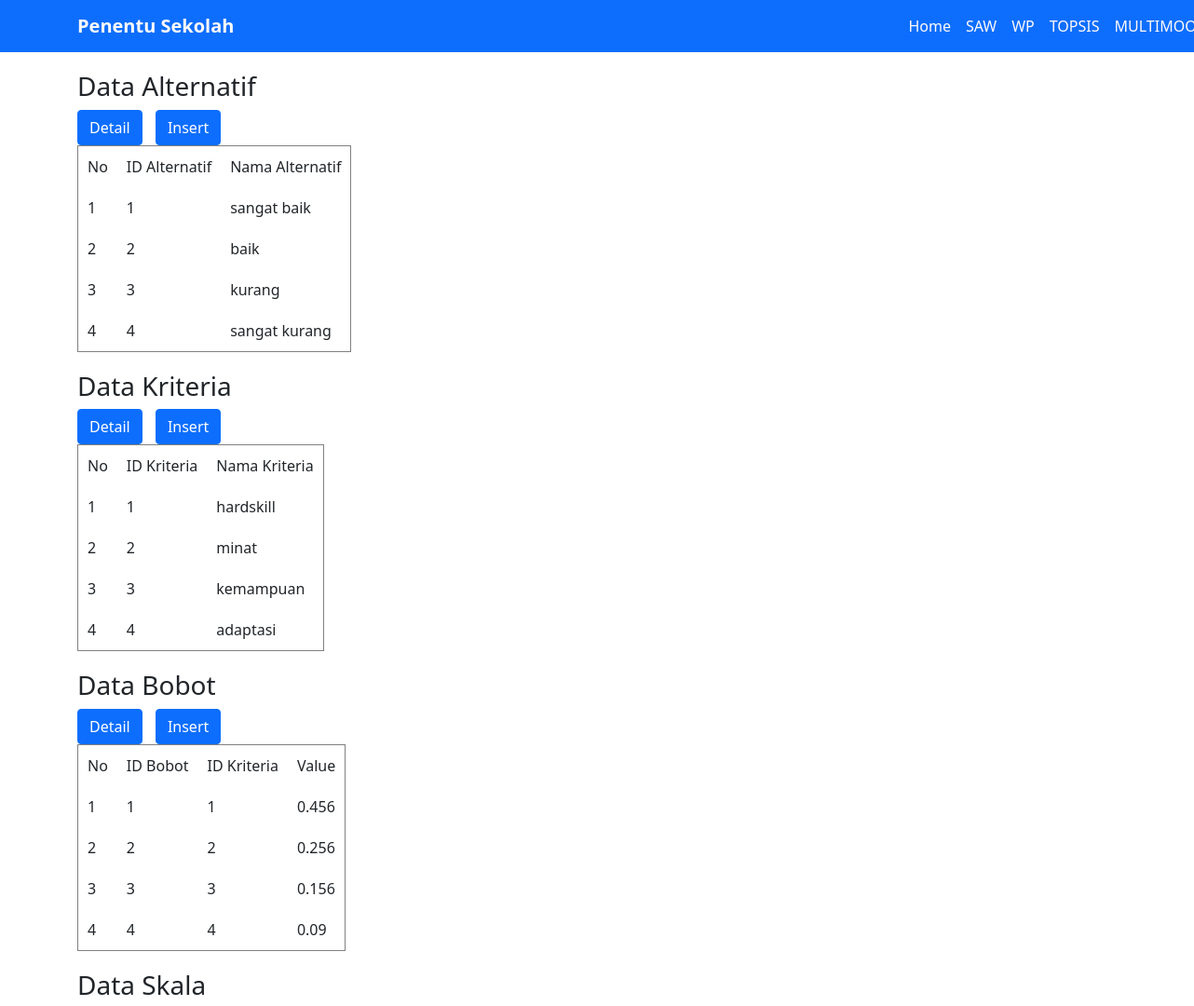
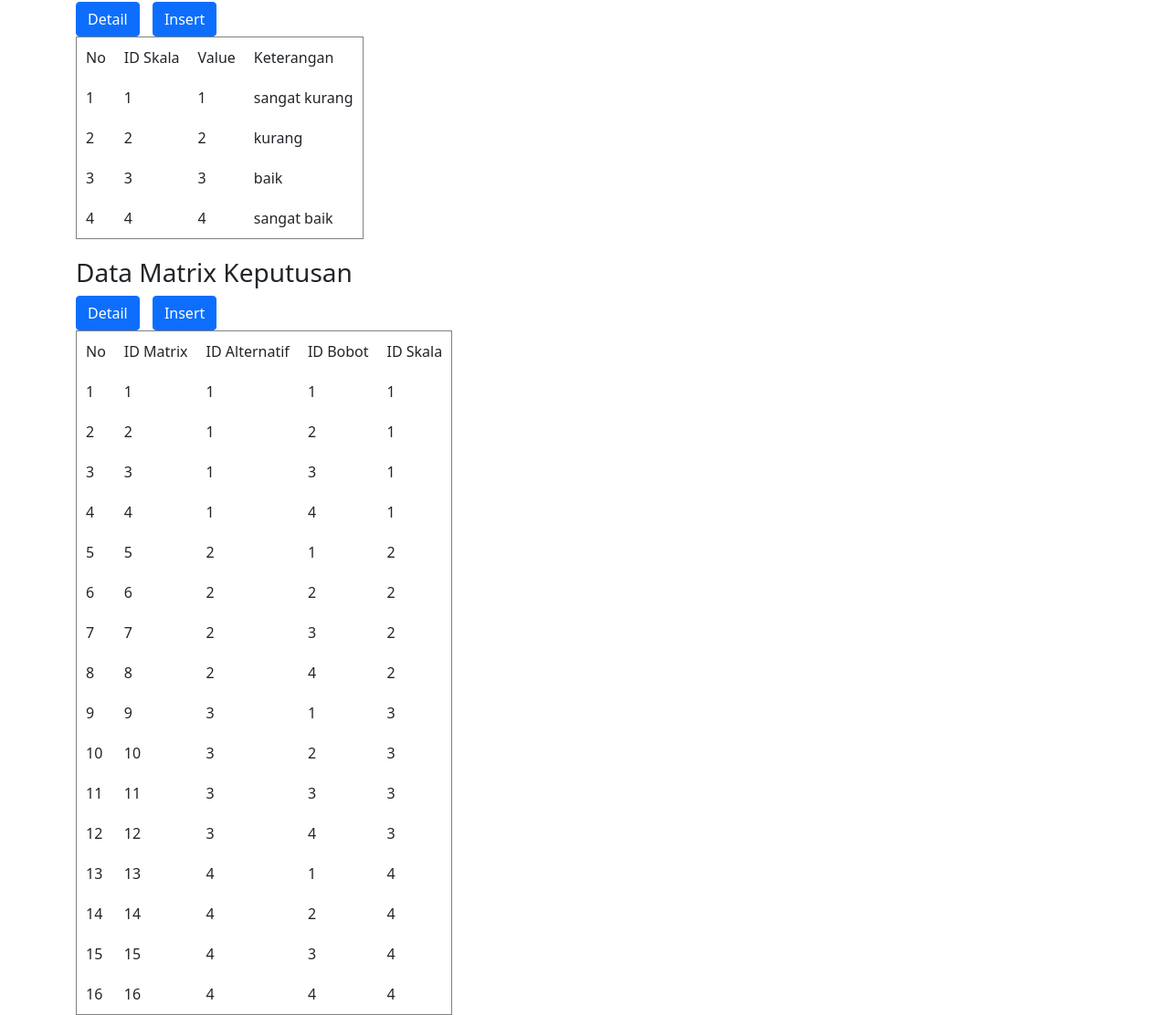
The page / on the database its author committed (2 pictures, top to bottom).
### tables this page shows
CREATE TABLE IF NOT EXISTS `alternatif` (
  `idalternatif` int(11) NOT NULL AUTO_INCREMENT,
  `namaalternatif` varchar(50) DEFAULT NULL,
  PRIMARY KEY (`idalternatif`)
);

CREATE TABLE IF NOT EXISTS `kriteria` (
  `idkriteria` int(11) NOT NULL AUTO_INCREMENT,
  `namakriteria` varchar(50) DEFAULT NULL,
  PRIMARY KEY (`idkriteria`)
);

CREATE TABLE IF NOT EXISTS `bobot` (
  `idbobot` int(11) NOT NULL AUTO_INCREMENT,
  `idkriteria` int(11) DEFAULT NULL,
  `value` varchar(50) DEFAULT NULL,
  PRIMARY KEY (`idbobot`),
  KEY `idkriteria` (`idkriteria`),
  CONSTRAINT `FK_bobot_kriteria` FOREIGN KEY (`idkriteria`) REFERENCES `kriteria` (`idkriteria`)
);

CREATE TABLE IF NOT EXISTS `skala` (
  `idskala` int(11) NOT NULL AUTO_INCREMENT,
  `value` int(11) DEFAULT NULL,
  `keterangan` varchar(50) DEFAULT NULL,
  PRIMARY KEY (`idskala`)
);

CREATE TABLE IF NOT EXISTS `matixkeputusan` (
  `idmatrix` int(11) NOT NULL AUTO_INCREMENT,
  `idalternatif` int(11) DEFAULT NULL,
  `idbobot` int(11) DEFAULT NULL,
  `idskala` int(11) DEFAULT NULL,
  PRIMARY KEY (`idmatrix`),
  KEY `FK__alternatif` (`idalternatif`),
  KEY `FK__bobot` (`idbobot`),
  KEY `FK__kriteria` (`idskala`),
  CONSTRAINT `FK__alternatif` FOREIGN KEY (`idalternatif`) REFERENCES `alternatif` (`idalternatif`),
  CONSTRAINT `FK__bobot` FOREIGN KEY (`idbobot`) REFERENCES `bobot` (`idbobot`),
  CONSTRAINT `FK__kriteria` FOREIGN KEY (`idskala`) REFERENCES `kriteria` (`idkriteria`)
);

### index.php (the view, shortened to what this page needs)
<!DOCTYPE html>
<html lang="en">
<head>
    <link rel="stylesheet" href="https://stackpath.bootstrapcdn.com/bootstrap/5.0.0-alpha1/css/bootstrap.min.css">
</head>
<body>
    <div class="header-bar">
        <nav class="navbar navbar-expand-lg navbar-light bg-primary">
            <div class="container">
                <a class="navbar-brand" style="color: #fffafa;" href="index.php">
                    <b>Penentu Sekolah</b>
                </a>
                <div class="collapse navbar-collapse" style="margin-left:700px;" id="navbarNav">
                    <ul class="navbar-nav">
                        <li class="nav-item">
                            <a class="nav-link active" aria-current="page" style="color: #fffafa;" href="index.php">Home</a>
                        </li>
                        <li class="nav-item">
                            <a class="nav-link active" aria-current="page" style="color: #fffafa;" href="result.php?metode=saw">SAW</a>
                        </li>
                        <li class="nav-item">
                            <a class="nav-link active" aria-current="page" style="color: #fffafa;" href="result.php?metode=wp">WP</a>
                        </li>
                        <li class="nav-item">
                            <a class="nav-link active" aria-current="page" style="color: #fffafa;" href="result.php?metode=topsis">TOPSIS</a>
                        </li>
                        <li class="nav-item">
                            <a class="nav-link active" aria-current="page" style="color: #fffafa;" href="result.php?metode=multimoora">MULTIMOORA</a>
                        </li>
                    </ul>
                </div>
            </div>
        </nav>
    </div>
    <div class="container">
        <h3 style="margin-top:20px;">Data Alternatif</h3>
        <button type="button" class="btn btn-primary"><a style="color: #ffffff;text-decoration:none;" href="dtalternatif.php">Detail</a></button>
        <button type="button" class="btn btn-primary" style="margin-left:10px;"><a style="color: #ffffff;text-decoration:none;" href="formalternatif.php">Insert</a></button>
        <table border="1" cellpadding="10" cellspacing="0">
            <tr>
                <td>No</td>
                <td>ID Alternatif</td>
                <td>Nama Alternatif</td>
            </tr>
            <?php
            include 'config.php';
            $no = 1;
            $query = "SELECT * FROM alternatif";
            $result = $conn->query($query);
            while ($row = $result->fetch_array()) { ?>
                <tr>
                    <td><?php echo $no++; ?></td>
                    <td><?php echo $row['idalternatif']; ?></td>
                    <td><?php echo $row['namaalternatif']; ?></td>
                </tr>
            <?php } ?>
        </table>
        <h3 style="margin-top:20px;">Data Kriteria</h3>
        <button type="button" class="btn btn-primary"><a style="color: #ffffff;text-decoration:none;" href="dtkriteria.php">Detail</a></button>
        <button type="button" class="btn btn-primary" style="margin-left:10px;"><a style="color: #ffffff;text-decoration:none;" href="formkriteria.php">Insert</a></button>
        <table border="1" cellpadding="10" cellspacing="0">
            <tr>
                <td>No</td>
                <td>ID Kriteria</td>
                <td>Nama Kriteria</td>
            </tr>
            <?php
            include 'config.php';
            $no = 1;
            $query = "SELECT * FROM kriteria";
            $result = $conn->query($query);
            while ($row = $result->fetch_array()) { ?>
                <tr>
                    <td><?php echo $no++; ?></td>
                    <td><?php echo $row['idkriteria']; ?></td>
                    <td><?php echo $row['namakriteria']; ?></td>
                </tr>
            <?php } ?>
        </table>
        <h3 style="margin-top:20px;">Data Bobot</h3>
        <button type="button" class="btn btn-primary"><a style="color: #ffffff;text-decoration:none;" href="dtbobot.php">Detail</a></button>
        <button type="button" class="btn btn-primary" style="margin-left:10px;"><a style="color: #ffffff;text-decoration:none;" href="formbobot.php">Insert</a></button>
        <table border="1" cellpadding="10" cellspacing="0">
            <tr>
                <td>No</td>
                <td>ID Bobot</td>
                <td>ID Kriteria</td>
                <td>Value</td>
            </tr>
            <?php
            include 'config.php';
            $no = 1;
            $query = "SELECT * FROM bobot";
            $result = $conn->query($query);
            while ($row = $result->fetch_array()) { ?>
                <tr>
                    <td><?php echo $no++; ?></td>
                    <td><?php echo $row['idbobot']; ?></td>
                    <td><?php echo $row['idkriteria']; ?></td>
                    <td><?php echo $row['value']; ?></td>
                </tr>
            <?php } ?>
        </table>
        <h3 style="margin-top:20px;">Data Skala</h3>
        <button type="button" class="btn btn-primary"><a style="color: #ffffff;text-decoration:none;" href="dtskala.php">Detail</a></button>
        <button type="button" class="btn btn-primary" style="margin-left:10px;"><a style="color: #ffffff;text-decoration:none;" href="formskala.php">Insert</a></button>
        <table border="1" cellpadding="10" cellspacing="0">
            <tr>
                <td>No</td>
                <td>ID Skala</td>
                <td>Value</td>
                <td>Keterangan</td>
            </tr>
            <?php
            include 'config.php';
            $no = 1;
            $query = "SELECT * FROM skala";
            $result = $conn->query($query);
            while ($row = $result->fetch_array()) { ?>
                <tr>
                    <td><?php echo $no++; ?></td>
                    <td><?php echo $row['idskala']; ?></td>
                    <td><?php echo $row['value']; ?></td>
                    <td><?php echo $row['keterangan']; ?></td>
                </tr>
            <?php } ?>
        </table>
        <h3 style="margin-top:20px;">Data Matrix Keputusan</h3>
        <button type="button" class="btn btn-primary"><a style="color: #ffffff;text-decoration:none;" href="dtmatrix.php">Detail</a></button>
        <button type="button" class="btn btn-primary" style="margin-left:10px;"><a style="color: #ffffff;text-decoration:none;" href="formmatrix.php">Insert</a></button>
        <table border="1" cellpadding="10" cellspacing="0">
            <tr>
                <td>No</td>
                <td>ID Matrix</td>
                <td>ID Alternatif</td>
                <td>ID Bobot</td>
                <td>ID Skala</td>
            </tr>
            <?php
            include 'config.php';
            $no = 1;
            $query = "SELECT * FROM matixkeputusan";
            $result = $conn->query($query);
            while ($row = $result->fetch_array()) { ?>
                <tr>
                    <td><?php echo $no++; ?></td>
                    <td><?php echo $row['idmatrix']; ?></td>
                    <td><?php echo $row['idalternatif']; ?></td>
                    <td><?php echo $row['idbobot']; ?></td>
                    <td><?php echo $row['idskala']; ?></td>
                </tr>
            <?php } ?>
        </table>
    </div>
</body>
</html>

### rows shown on the page
alternatif: idalternatif "1", namaalternatif "sangat baik"
alternatif: idalternatif "2", namaalternatif "baik"
alternatif: idalternatif "3", namaalternatif "kurang"
alternatif: idalternatif "4", namaalternatif "sangat kurang"
kriteria: idkriteria "1", namakriteria "hardskill"
kriteria: idkriteria "2", namakriteria "minat"
kriteria: idkriteria "3", namakriteria "kemampuan"
kriteria: idkriteria "4", namakriteria "adaptasi"
bobot: idbobot "1", idkriteria "1", value "0.456"
bobot: idbobot "2", idkriteria "2", value "0.256"
bobot: idbobot "3", idkriteria "3", value "0.156"
bobot: idbobot "4", idkriteria "4", value "0.09"
skala: idskala "1", value "1", keterangan "sangat kurang"
skala: idskala "2", value "2", keterangan "kurang"
skala: idskala "3", value "3", keterangan "baik"
skala: idskala "4", value "4", keterangan "sangat baik"
matixkeputusan: idmatrix "1", idalternatif "1", idbobot "1", idskala "1"
matixkeputusan: idmatrix "2", idalternatif "1", idbobot "2", idskala "1"
matixkeputusan: idmatrix "3", idalternatif "1", idbobot "3", idskala "1"
matixkeputusan: idmatrix "4", idalternatif "1", idbobot "4", idskala "1"
matixkeputusan: idmatrix "5", idalternatif "2", idbobot "1", idskala "2"
matixkeputusan: idmatrix "6", idalternatif "2", idbobot "2", idskala "2"
matixkeputusan: idmatrix "7", idalternatif "2", idbobot "3", idskala "2"
matixkeputusan: idmatrix "8", idalternatif "2", idbobot "4", idskala "2"
matixkeputusan: idmatrix "9", idalternatif "3", idbobot "1", idskala "3"
matixkeputusan: idmatrix "10", idalternatif "3", idbobot "2", idskala "3"
matixkeputusan: idmatrix "11", idalternatif "3", idbobot "3", idskala "3"
matixkeputusan: idmatrix "12", idalternatif "3", idbobot "4", idskala "3"
matixkeputusan: idmatrix "13", idalternatif "4", idbobot "1", idskala "4"
matixkeputusan: idmatrix "14", idalternatif "4", idbobot "2", idskala "4"
matixkeputusan: idmatrix "15", idalternatif "4", idbobot "3", idskala "4"
matixkeputusan: idmatrix "16", idalternatif "4", idbobot "4", idskala "4"
